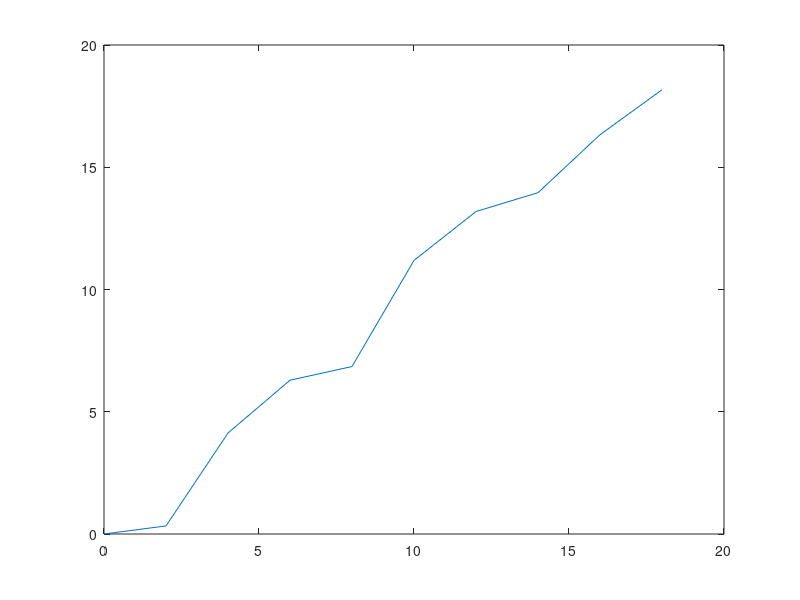

Source code (MATLAB):
%Randall, Logan
%Lab 7
clc,clear, format compact
% a=[0 2 4 6 8 10]
% a=[0,2,4,6,8,10]
% c=0:2:10
% c=[0:2:10]
% d=linspace(0,10,6)
% e=[0;2;4;6;8;10]'

u=[0:0.5:10]
w=10*sin(u)
m=length(w)
w(1,3)
w(1)=w(1)+1
w(2)=w(2)+2
w(3)=w(3)+1

w(1:2:10)=w(1:2:10)+1
w(2:2:10)=w(2:2:10)+2

z=linspace(0,1,4)'
%%
x=[0:2:18]
y=[0,0.33,4.13,6.29,6.85,11.19,13.19,13.96,16.33,18.17]
length(x)
length(y)
plot(x,y)
